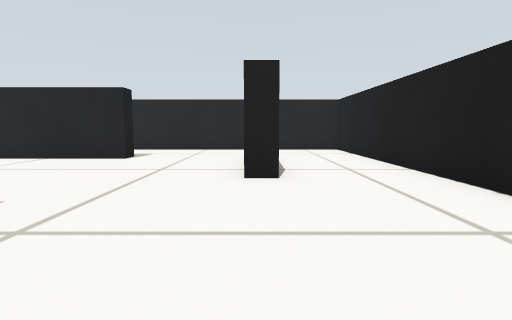
[1] (above)

16 first-person views from a walk through a Gazebo world. The camera is 0.22 m above the floor, tilts 6° down and sees 80° across. The floor is counted in squares, 0.25 m on a side. Each view is taken from the middle of a square. On the plan, view 1 faces up. The plan holds only what a view shows up to about 11 squares ahead; the rest is blank.

[2]
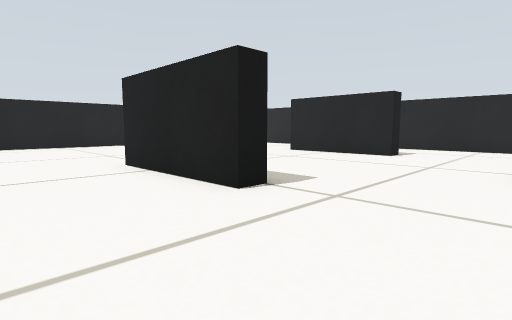

[3]
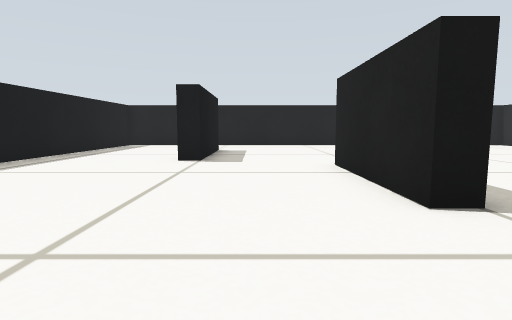

[4]
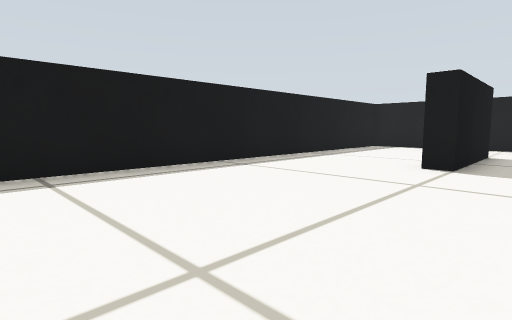

[5]
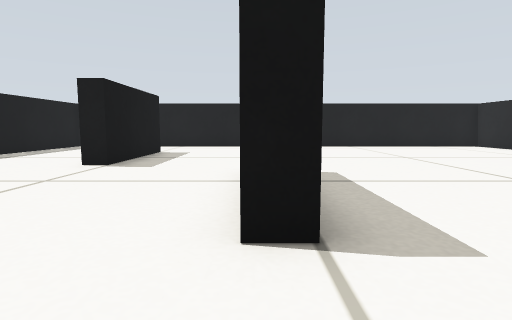

[6]
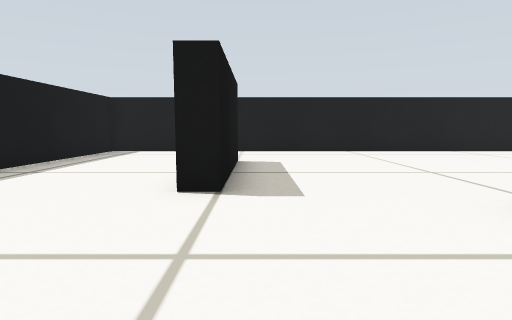

[7]
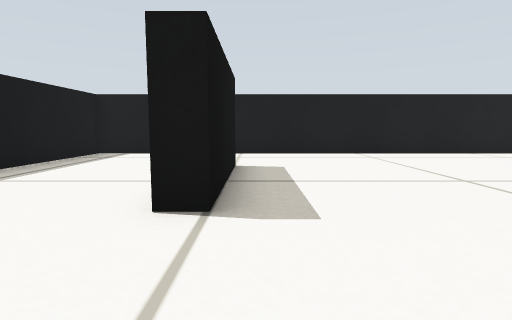

[8]
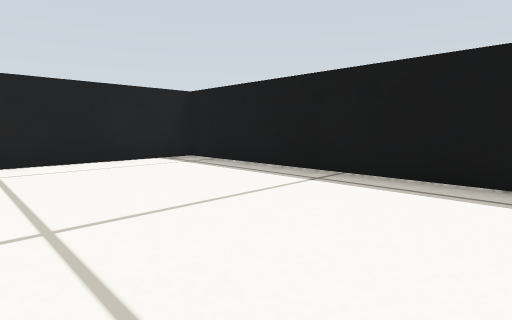

[9]
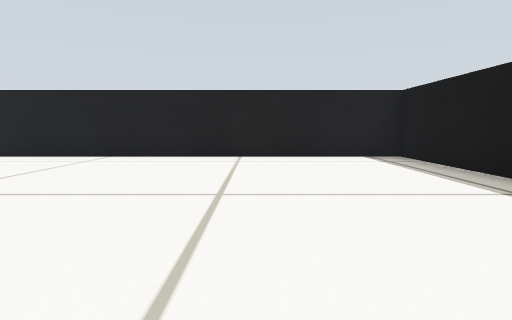

[10]
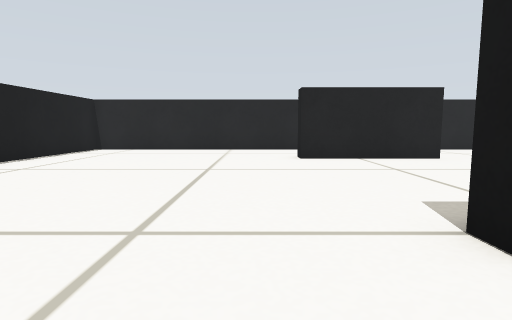

[11]
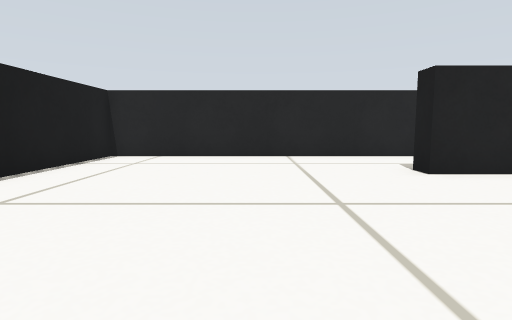

[12]
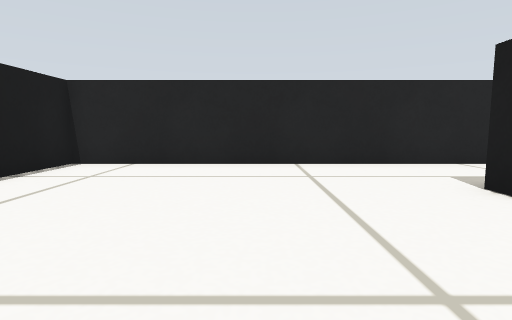

[13]
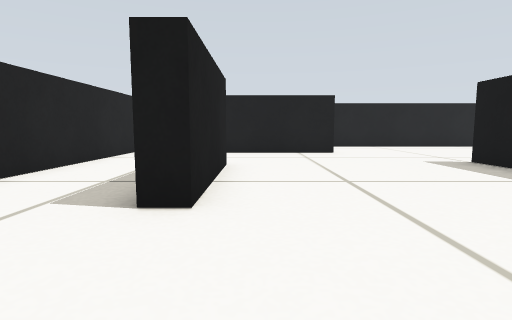

[14]
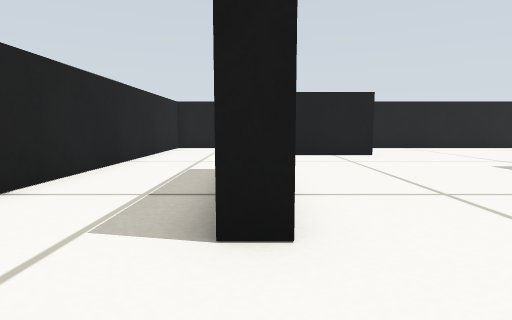

[15]
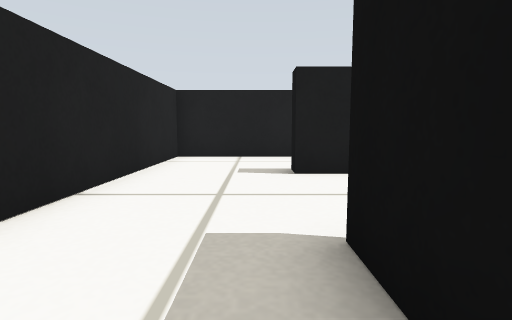

[16]
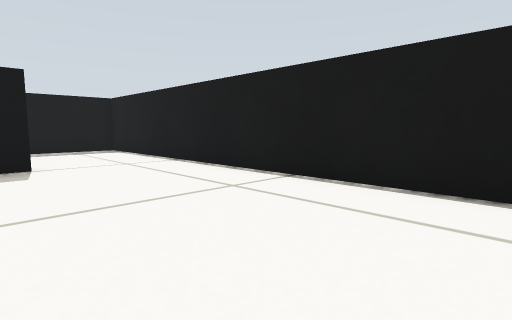

### Floor plan
Points are (right, up) in squares from view 1. A wall is a line through its corners. A room is listed if a view was taken in it or the views show most of it. See-through windows are left out.
Room 1 (views 1, 2, 3, 4, 5, 6, 7, 8, 9, 10, 11, 12, 13, 14, 15, 16)
walls: (-4.5, 2.5) (-3.2, 2.5) (-3.2, 1.9) (-7.2, 1.9) (-7.2, 2.5); (-5.3, 9.3) (-3.7, 9.3) (-3.7, 8.7) (-7.7, 8.7) (-7.7, 9.4); (-12.1, -1.5) (-8.1, -1.5) (-8.1, -2.1); (0.5, 5.3) (-0.2, 5.3) (-0.2, 9.3) (0.5, 9.3); (-15.5, -6.4) (3.3, -6.4) (3.3, 12.4) (-15.5, 12.4) (-15.5, -6.4)

Positions as (right, up) in squares from view 1, and headings:
1: (0, 0), facing up
2: (0, -1), facing up-left
3: (0, 0), facing left
4: (-1, 0), facing down-left
5: (-1, 2), facing left
6: (-4, -1), facing left
7: (-5, -1), facing left
8: (-5, -1), facing down-right
9: (-6, -2), facing right
10: (-9, 0), facing up
11: (-11, 3), facing up
12: (-11, 5), facing up
13: (-11, 8), facing right
14: (-10, 9), facing right
15: (-6, 10), facing right
16: (-11, 6), facing down-left
